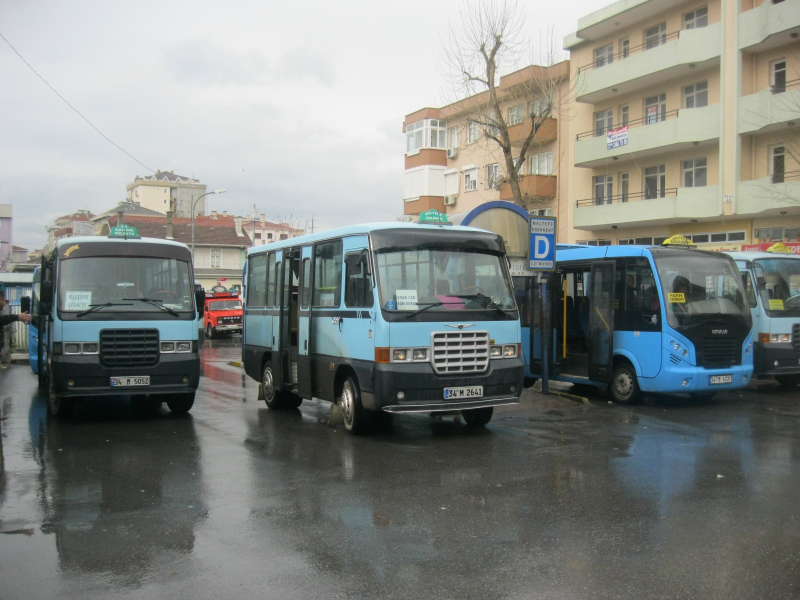
#> input picture archive/experiment/test.jpg, 1600 x 1200 px (shown at 1/2 size)
$ python gblur_pil.py 1.0   (older library calls are emulated)
#> lines starting #> are read from the running program, lines starting #| are printed output that depends on the picture
from PIL import Image
from PIL import ImageFilter
import sys


class GaussianBlur(ImageFilter.Filter):
    name = "GaussianBlur"

    def __init__(self, radius=2):
        self.radius = radius

    def filter(self, image):
        return image.gaussian_blur(self.radius)

src_img = Image.open('test.jpg')
#> src_img is the input picture: PIL image 1600x1200 RGB; mean R, G, B 128.6, 132.6, 128.8
src_img.thumbnail((100, 999), Image.ANTIALIAS)
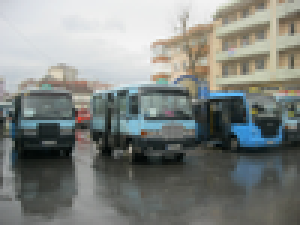
#> src_img: PIL image 100x75 RGB (shown 3 times larger); mean R, G, B 128.7, 132.6, 128.8
src_img = src_img.filter(GaussianBlur(radius=float(sys.argv[1])))
#> (the run stopped early here; a loop or call above may not have finished)
